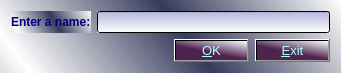
<?xml version="1.0" encoding="UTF-8"?>
<ui version="4.0">
 <class>enterNameDlg</class>
 <widget class="QDialog" name="enterNameDlg">
  <property name="geometry">
   <rect>
    <x>0</x>
    <y>0</y>
    <width>341</width>
    <height>72</height>
   </rect>
  </property>
  <property name="windowTitle">
   <string>enterNameDlg</string>
  </property>
  <property name="styleSheet">
   <string notr="true">background-color: qlineargradient(spread:reflect, x1:0.478, y1:0.0853182, x2:1, y2:0, stop:0 rgba(54, 59, 91, 255), stop:1 rgba(255, 255, 255, 255));</string>
  </property>
  <layout class="QGridLayout" name="gridLayout">
   <item row="0" column="0">
    <layout class="QHBoxLayout" name="horizontalLayout_2">
     <item>
      <widget class="QLabel" name="label">
       <property name="palette">
        <palette>
         <active>
          <colorrole role="WindowText">
           <brush brushstyle="SolidPattern">
            <color alpha="255">
             <red>0</red>
             <green>0</green>
             <blue>127</blue>
            </color>
           </brush>
          </colorrole>
          <colorrole role="Button">
           <brush brushstyle="LinearGradientPattern">
            <gradient startx="0.478000000000000" starty="0.085318200000000" endx="1.000000000000000" endy="0.000000000000000" type="LinearGradient" spread="ReflectSpread" coordinatemode="ObjectBoundingMode">
             <gradientstop position="0.000000000000000">
              <color alpha="255">
               <red>54</red>
               <green>59</green>
               <blue>91</blue>
              </color>
             </gradientstop>
             <gradientstop position="1.000000000000000">
              <color alpha="255">
               <red>255</red>
               <green>255</green>
               <blue>255</blue>
              </color>
             </gradientstop>
            </gradient>
           </brush>
          </colorrole>
          <colorrole role="Base">
           <brush brushstyle="LinearGradientPattern">
            <gradient startx="0.478000000000000" starty="0.085318200000000" endx="1.000000000000000" endy="0.000000000000000" type="LinearGradient" spread="ReflectSpread" coordinatemode="ObjectBoundingMode">
             <gradientstop position="0.000000000000000">
              <color alpha="255">
               <red>54</red>
               <green>59</green>
               <blue>91</blue>
              </color>
             </gradientstop>
             <gradientstop position="1.000000000000000">
              <color alpha="255">
               <red>255</red>
               <green>255</green>
               <blue>255</blue>
              </color>
             </gradientstop>
            </gradient>
           </brush>
          </colorrole>
          <colorrole role="Window">
           <brush brushstyle="LinearGradientPattern">
            <gradient startx="0.478000000000000" starty="0.085318200000000" endx="1.000000000000000" endy="0.000000000000000" type="LinearGradient" spread="ReflectSpread" coordinatemode="ObjectBoundingMode">
             <gradientstop position="0.000000000000000">
              <color alpha="255">
               <red>54</red>
               <green>59</green>
               <blue>91</blue>
              </color>
             </gradientstop>
             <gradientstop position="1.000000000000000">
              <color alpha="255">
               <red>255</red>
               <green>255</green>
               <blue>255</blue>
              </color>
             </gradientstop>
            </gradient>
           </brush>
          </colorrole>
         </active>
         <inactive>
          <colorrole role="WindowText">
           <brush brushstyle="SolidPattern">
            <color alpha="255">
             <red>0</red>
             <green>0</green>
             <blue>127</blue>
            </color>
           </brush>
          </colorrole>
          <colorrole role="Button">
           <brush brushstyle="LinearGradientPattern">
            <gradient startx="0.478000000000000" starty="0.085318200000000" endx="1.000000000000000" endy="0.000000000000000" type="LinearGradient" spread="ReflectSpread" coordinatemode="ObjectBoundingMode">
             <gradientstop position="0.000000000000000">
              <color alpha="255">
               <red>54</red>
               <green>59</green>
               <blue>91</blue>
              </color>
             </gradientstop>
             <gradientstop position="1.000000000000000">
              <color alpha="255">
               <red>255</red>
               <green>255</green>
               <blue>255</blue>
              </color>
             </gradientstop>
            </gradient>
           </brush>
          </colorrole>
          <colorrole role="Base">
           <brush brushstyle="LinearGradientPattern">
            <gradient startx="0.478000000000000" starty="0.085318200000000" endx="1.000000000000000" endy="0.000000000000000" type="LinearGradient" spread="ReflectSpread" coordinatemode="ObjectBoundingMode">
             <gradientstop position="0.000000000000000">
              <color alpha="255">
               <red>54</red>
               <green>59</green>
               <blue>91</blue>
              </color>
             </gradientstop>
             <gradientstop position="1.000000000000000">
              <color alpha="255">
               <red>255</red>
               <green>255</green>
               <blue>255</blue>
              </color>
             </gradientstop>
            </gradient>
           </brush>
          </colorrole>
          <colorrole role="Window">
           <brush brushstyle="LinearGradientPattern">
            <gradient startx="0.478000000000000" starty="0.085318200000000" endx="1.000000000000000" endy="0.000000000000000" type="LinearGradient" spread="ReflectSpread" coordinatemode="ObjectBoundingMode">
             <gradientstop position="0.000000000000000">
              <color alpha="255">
               <red>54</red>
               <green>59</green>
               <blue>91</blue>
              </color>
             </gradientstop>
             <gradientstop position="1.000000000000000">
              <color alpha="255">
               <red>255</red>
               <green>255</green>
               <blue>255</blue>
              </color>
             </gradientstop>
            </gradient>
           </brush>
          </colorrole>
         </inactive>
         <disabled>
          <colorrole role="WindowText">
           <brush brushstyle="SolidPattern">
            <color alpha="255">
             <red>118</red>
             <green>116</green>
             <blue>108</blue>
            </color>
           </brush>
          </colorrole>
          <colorrole role="Button">
           <brush brushstyle="LinearGradientPattern">
            <gradient startx="0.478000000000000" starty="0.085318200000000" endx="1.000000000000000" endy="0.000000000000000" type="LinearGradient" spread="ReflectSpread" coordinatemode="ObjectBoundingMode">
             <gradientstop position="0.000000000000000">
              <color alpha="255">
               <red>54</red>
               <green>59</green>
               <blue>91</blue>
              </color>
             </gradientstop>
             <gradientstop position="1.000000000000000">
              <color alpha="255">
               <red>255</red>
               <green>255</green>
               <blue>255</blue>
              </color>
             </gradientstop>
            </gradient>
           </brush>
          </colorrole>
          <colorrole role="Base">
           <brush brushstyle="LinearGradientPattern">
            <gradient startx="0.478000000000000" starty="0.085318200000000" endx="1.000000000000000" endy="0.000000000000000" type="LinearGradient" spread="ReflectSpread" coordinatemode="ObjectBoundingMode">
             <gradientstop position="0.000000000000000">
              <color alpha="255">
               <red>54</red>
               <green>59</green>
               <blue>91</blue>
              </color>
             </gradientstop>
             <gradientstop position="1.000000000000000">
              <color alpha="255">
               <red>255</red>
               <green>255</green>
               <blue>255</blue>
              </color>
             </gradientstop>
            </gradient>
           </brush>
          </colorrole>
          <colorrole role="Window">
           <brush brushstyle="LinearGradientPattern">
            <gradient startx="0.478000000000000" starty="0.085318200000000" endx="1.000000000000000" endy="0.000000000000000" type="LinearGradient" spread="ReflectSpread" coordinatemode="ObjectBoundingMode">
             <gradientstop position="0.000000000000000">
              <color alpha="255">
               <red>54</red>
               <green>59</green>
               <blue>91</blue>
              </color>
             </gradientstop>
             <gradientstop position="1.000000000000000">
              <color alpha="255">
               <red>255</red>
               <green>255</green>
               <blue>255</blue>
              </color>
             </gradientstop>
            </gradient>
           </brush>
          </colorrole>
         </disabled>
        </palette>
       </property>
       <property name="font">
        <font>
         <weight>75</weight>
         <bold>true</bold>
        </font>
       </property>
       <property name="text">
        <string>Enter a name:</string>
       </property>
      </widget>
     </item>
     <item>
      <widget class="QLineEdit" name="lineEdit">
       <property name="styleSheet">
        <string notr="true">background-color: qlineargradient(spread:pad, x1:0, y1:1, x2:0, y2:0, stop:1 rgba(180, 180, 220, 255), stop:0 rgba(255, 255, 255, 255));</string>
       </property>
      </widget>
     </item>
    </layout>
   </item>
   <item row="1" column="0">
    <layout class="QHBoxLayout" name="horizontalLayout">
     <item>
      <spacer name="horizontalSpacer">
       <property name="orientation">
        <enum>Qt::Horizontal</enum>
       </property>
       <property name="sizeHint" stdset="0">
        <size>
         <width>40</width>
         <height>20</height>
        </size>
       </property>
      </spacer>
     </item>
     <item>
      <widget class="QPushButton" name="pushButton_2">
       <property name="palette">
        <palette>
         <active>
          <colorrole role="Button">
           <brush brushstyle="LinearGradientPattern">
            <gradient startx="0.528409000000000" starty="0.636000000000000" endx="1.000000000000000" endy="0.000000000000000" type="LinearGradient" spread="PadSpread" coordinatemode="ObjectBoundingMode">
             <gradientstop position="0.000000000000000">
              <color alpha="255">
               <red>78</red>
               <green>36</green>
               <blue>79</blue>
              </color>
             </gradientstop>
             <gradientstop position="1.000000000000000">
              <color alpha="255">
               <red>255</red>
               <green>255</green>
               <blue>255</blue>
              </color>
             </gradientstop>
            </gradient>
           </brush>
          </colorrole>
          <colorrole role="ButtonText">
           <brush brushstyle="SolidPattern">
            <color alpha="255">
             <red>170</red>
             <green>255</green>
             <blue>255</blue>
            </color>
           </brush>
          </colorrole>
          <colorrole role="Base">
           <brush brushstyle="LinearGradientPattern">
            <gradient startx="0.528409000000000" starty="0.636000000000000" endx="1.000000000000000" endy="0.000000000000000" type="LinearGradient" spread="PadSpread" coordinatemode="ObjectBoundingMode">
             <gradientstop position="0.000000000000000">
              <color alpha="255">
               <red>78</red>
               <green>36</green>
               <blue>79</blue>
              </color>
             </gradientstop>
             <gradientstop position="1.000000000000000">
              <color alpha="255">
               <red>255</red>
               <green>255</green>
               <blue>255</blue>
              </color>
             </gradientstop>
            </gradient>
           </brush>
          </colorrole>
          <colorrole role="Window">
           <brush brushstyle="LinearGradientPattern">
            <gradient startx="0.528409000000000" starty="0.636000000000000" endx="1.000000000000000" endy="0.000000000000000" type="LinearGradient" spread="PadSpread" coordinatemode="ObjectBoundingMode">
             <gradientstop position="0.000000000000000">
              <color alpha="255">
               <red>78</red>
               <green>36</green>
               <blue>79</blue>
              </color>
             </gradientstop>
             <gradientstop position="1.000000000000000">
              <color alpha="255">
               <red>255</red>
               <green>255</green>
               <blue>255</blue>
              </color>
             </gradientstop>
            </gradient>
           </brush>
          </colorrole>
         </active>
         <inactive>
          <colorrole role="Button">
           <brush brushstyle="LinearGradientPattern">
            <gradient startx="0.528409000000000" starty="0.636000000000000" endx="1.000000000000000" endy="0.000000000000000" type="LinearGradient" spread="PadSpread" coordinatemode="ObjectBoundingMode">
             <gradientstop position="0.000000000000000">
              <color alpha="255">
               <red>78</red>
               <green>36</green>
               <blue>79</blue>
              </color>
             </gradientstop>
             <gradientstop position="1.000000000000000">
              <color alpha="255">
               <red>255</red>
               <green>255</green>
               <blue>255</blue>
              </color>
             </gradientstop>
            </gradient>
           </brush>
          </colorrole>
          <colorrole role="ButtonText">
           <brush brushstyle="SolidPattern">
            <color alpha="255">
             <red>170</red>
             <green>255</green>
             <blue>255</blue>
            </color>
           </brush>
          </colorrole>
          <colorrole role="Base">
           <brush brushstyle="LinearGradientPattern">
            <gradient startx="0.528409000000000" starty="0.636000000000000" endx="1.000000000000000" endy="0.000000000000000" type="LinearGradient" spread="PadSpread" coordinatemode="ObjectBoundingMode">
             <gradientstop position="0.000000000000000">
              <color alpha="255">
               <red>78</red>
               <green>36</green>
               <blue>79</blue>
              </color>
             </gradientstop>
             <gradientstop position="1.000000000000000">
              <color alpha="255">
               <red>255</red>
               <green>255</green>
               <blue>255</blue>
              </color>
             </gradientstop>
            </gradient>
           </brush>
          </colorrole>
          <colorrole role="Window">
           <brush brushstyle="LinearGradientPattern">
            <gradient startx="0.528409000000000" starty="0.636000000000000" endx="1.000000000000000" endy="0.000000000000000" type="LinearGradient" spread="PadSpread" coordinatemode="ObjectBoundingMode">
             <gradientstop position="0.000000000000000">
              <color alpha="255">
               <red>78</red>
               <green>36</green>
               <blue>79</blue>
              </color>
             </gradientstop>
             <gradientstop position="1.000000000000000">
              <color alpha="255">
               <red>255</red>
               <green>255</green>
               <blue>255</blue>
              </color>
             </gradientstop>
            </gradient>
           </brush>
          </colorrole>
         </inactive>
         <disabled>
          <colorrole role="Button">
           <brush brushstyle="LinearGradientPattern">
            <gradient startx="0.528409000000000" starty="0.636000000000000" endx="1.000000000000000" endy="0.000000000000000" type="LinearGradient" spread="PadSpread" coordinatemode="ObjectBoundingMode">
             <gradientstop position="0.000000000000000">
              <color alpha="255">
               <red>78</red>
               <green>36</green>
               <blue>79</blue>
              </color>
             </gradientstop>
             <gradientstop position="1.000000000000000">
              <color alpha="255">
               <red>255</red>
               <green>255</green>
               <blue>255</blue>
              </color>
             </gradientstop>
            </gradient>
           </brush>
          </colorrole>
          <colorrole role="ButtonText">
           <brush brushstyle="SolidPattern">
            <color alpha="255">
             <red>118</red>
             <green>116</green>
             <blue>108</blue>
            </color>
           </brush>
          </colorrole>
          <colorrole role="Base">
           <brush brushstyle="LinearGradientPattern">
            <gradient startx="0.528409000000000" starty="0.636000000000000" endx="1.000000000000000" endy="0.000000000000000" type="LinearGradient" spread="PadSpread" coordinatemode="ObjectBoundingMode">
             <gradientstop position="0.000000000000000">
              <color alpha="255">
               <red>78</red>
               <green>36</green>
               <blue>79</blue>
              </color>
             </gradientstop>
             <gradientstop position="1.000000000000000">
              <color alpha="255">
               <red>255</red>
               <green>255</green>
               <blue>255</blue>
              </color>
             </gradientstop>
            </gradient>
           </brush>
          </colorrole>
          <colorrole role="Window">
           <brush brushstyle="LinearGradientPattern">
            <gradient startx="0.528409000000000" starty="0.636000000000000" endx="1.000000000000000" endy="0.000000000000000" type="LinearGradient" spread="PadSpread" coordinatemode="ObjectBoundingMode">
             <gradientstop position="0.000000000000000">
              <color alpha="255">
               <red>78</red>
               <green>36</green>
               <blue>79</blue>
              </color>
             </gradientstop>
             <gradientstop position="1.000000000000000">
              <color alpha="255">
               <red>255</red>
               <green>255</green>
               <blue>255</blue>
              </color>
             </gradientstop>
            </gradient>
           </brush>
          </colorrole>
         </disabled>
        </palette>
       </property>
       <property name="font">
        <font>
         <family>Arial</family>
         <pointsize>10</pointsize>
         <weight>50</weight>
         <bold>false</bold>
         <stylestrategy>PreferAntialias</stylestrategy>
        </font>
       </property>
       <property name="styleSheet">
        <string notr="true">background-color: qlineargradient(spread:pad, x1:0.528409, y1:0.636, x2:1, y2:0, stop:0 rgba(78, 36, 79, 255), stop:1 rgba(255, 255, 255, 255));</string>
       </property>
       <property name="text">
        <string>&amp;OK</string>
       </property>
      </widget>
     </item>
     <item>
      <widget class="QPushButton" name="pushButton">
       <property name="palette">
        <palette>
         <active>
          <colorrole role="Button">
           <brush brushstyle="LinearGradientPattern">
            <gradient startx="0.528409000000000" starty="0.636000000000000" endx="1.000000000000000" endy="0.000000000000000" type="LinearGradient" spread="PadSpread" coordinatemode="ObjectBoundingMode">
             <gradientstop position="0.000000000000000">
              <color alpha="255">
               <red>78</red>
               <green>36</green>
               <blue>79</blue>
              </color>
             </gradientstop>
             <gradientstop position="1.000000000000000">
              <color alpha="255">
               <red>255</red>
               <green>255</green>
               <blue>255</blue>
              </color>
             </gradientstop>
            </gradient>
           </brush>
          </colorrole>
          <colorrole role="ButtonText">
           <brush brushstyle="SolidPattern">
            <color alpha="255">
             <red>170</red>
             <green>255</green>
             <blue>255</blue>
            </color>
           </brush>
          </colorrole>
          <colorrole role="Base">
           <brush brushstyle="LinearGradientPattern">
            <gradient startx="0.528409000000000" starty="0.636000000000000" endx="1.000000000000000" endy="0.000000000000000" type="LinearGradient" spread="PadSpread" coordinatemode="ObjectBoundingMode">
             <gradientstop position="0.000000000000000">
              <color alpha="255">
               <red>78</red>
               <green>36</green>
               <blue>79</blue>
              </color>
             </gradientstop>
             <gradientstop position="1.000000000000000">
              <color alpha="255">
               <red>255</red>
               <green>255</green>
               <blue>255</blue>
              </color>
             </gradientstop>
            </gradient>
           </brush>
          </colorrole>
          <colorrole role="Window">
           <brush brushstyle="LinearGradientPattern">
            <gradient startx="0.528409000000000" starty="0.636000000000000" endx="1.000000000000000" endy="0.000000000000000" type="LinearGradient" spread="PadSpread" coordinatemode="ObjectBoundingMode">
             <gradientstop position="0.000000000000000">
              <color alpha="255">
               <red>78</red>
               <green>36</green>
               <blue>79</blue>
              </color>
             </gradientstop>
             <gradientstop position="1.000000000000000">
              <color alpha="255">
               <red>255</red>
               <green>255</green>
               <blue>255</blue>
              </color>
             </gradientstop>
            </gradient>
           </brush>
          </colorrole>
         </active>
         <inactive>
          <colorrole role="Button">
           <brush brushstyle="LinearGradientPattern">
            <gradient startx="0.528409000000000" starty="0.636000000000000" endx="1.000000000000000" endy="0.000000000000000" type="LinearGradient" spread="PadSpread" coordinatemode="ObjectBoundingMode">
             <gradientstop position="0.000000000000000">
              <color alpha="255">
               <red>78</red>
               <green>36</green>
               <blue>79</blue>
              </color>
             </gradientstop>
             <gradientstop position="1.000000000000000">
              <color alpha="255">
               <red>255</red>
               <green>255</green>
               <blue>255</blue>
              </color>
             </gradientstop>
            </gradient>
           </brush>
          </colorrole>
          <colorrole role="ButtonText">
           <brush brushstyle="SolidPattern">
            <color alpha="255">
             <red>170</red>
             <green>255</green>
             <blue>255</blue>
            </color>
           </brush>
          </colorrole>
          <colorrole role="Base">
           <brush brushstyle="LinearGradientPattern">
            <gradient startx="0.528409000000000" starty="0.636000000000000" endx="1.000000000000000" endy="0.000000000000000" type="LinearGradient" spread="PadSpread" coordinatemode="ObjectBoundingMode">
             <gradientstop position="0.000000000000000">
              <color alpha="255">
               <red>78</red>
               <green>36</green>
               <blue>79</blue>
              </color>
             </gradientstop>
             <gradientstop position="1.000000000000000">
              <color alpha="255">
               <red>255</red>
               <green>255</green>
               <blue>255</blue>
              </color>
             </gradientstop>
            </gradient>
           </brush>
          </colorrole>
          <colorrole role="Window">
           <brush brushstyle="LinearGradientPattern">
            <gradient startx="0.528409000000000" starty="0.636000000000000" endx="1.000000000000000" endy="0.000000000000000" type="LinearGradient" spread="PadSpread" coordinatemode="ObjectBoundingMode">
             <gradientstop position="0.000000000000000">
              <color alpha="255">
               <red>78</red>
               <green>36</green>
               <blue>79</blue>
              </color>
             </gradientstop>
             <gradientstop position="1.000000000000000">
              <color alpha="255">
               <red>255</red>
               <green>255</green>
               <blue>255</blue>
              </color>
             </gradientstop>
            </gradient>
           </brush>
          </colorrole>
         </inactive>
         <disabled>
          <colorrole role="Button">
           <brush brushstyle="LinearGradientPattern">
            <gradient startx="0.528409000000000" starty="0.636000000000000" endx="1.000000000000000" endy="0.000000000000000" type="LinearGradient" spread="PadSpread" coordinatemode="ObjectBoundingMode">
             <gradientstop position="0.000000000000000">
              <color alpha="255">
               <red>78</red>
               <green>36</green>
               <blue>79</blue>
              </color>
             </gradientstop>
             <gradientstop position="1.000000000000000">
              <color alpha="255">
               <red>255</red>
               <green>255</green>
               <blue>255</blue>
              </color>
             </gradientstop>
            </gradient>
           </brush>
          </colorrole>
          <colorrole role="ButtonText">
           <brush brushstyle="SolidPattern">
            <color alpha="255">
             <red>118</red>
             <green>116</green>
             <blue>108</blue>
            </color>
           </brush>
          </colorrole>
          <colorrole role="Base">
           <brush brushstyle="LinearGradientPattern">
            <gradient startx="0.528409000000000" starty="0.636000000000000" endx="1.000000000000000" endy="0.000000000000000" type="LinearGradient" spread="PadSpread" coordinatemode="ObjectBoundingMode">
             <gradientstop position="0.000000000000000">
              <color alpha="255">
               <red>78</red>
               <green>36</green>
               <blue>79</blue>
              </color>
             </gradientstop>
             <gradientstop position="1.000000000000000">
              <color alpha="255">
               <red>255</red>
               <green>255</green>
               <blue>255</blue>
              </color>
             </gradientstop>
            </gradient>
           </brush>
          </colorrole>
          <colorrole role="Window">
           <brush brushstyle="LinearGradientPattern">
            <gradient startx="0.528409000000000" starty="0.636000000000000" endx="1.000000000000000" endy="0.000000000000000" type="LinearGradient" spread="PadSpread" coordinatemode="ObjectBoundingMode">
             <gradientstop position="0.000000000000000">
              <color alpha="255">
               <red>78</red>
               <green>36</green>
               <blue>79</blue>
              </color>
             </gradientstop>
             <gradientstop position="1.000000000000000">
              <color alpha="255">
               <red>255</red>
               <green>255</green>
               <blue>255</blue>
              </color>
             </gradientstop>
            </gradient>
           </brush>
          </colorrole>
         </disabled>
        </palette>
       </property>
       <property name="font">
        <font>
         <family>Arial</family>
         <pointsize>10</pointsize>
         <weight>50</weight>
         <bold>false</bold>
         <stylestrategy>PreferAntialias</stylestrategy>
        </font>
       </property>
       <property name="styleSheet">
        <string notr="true">background-color: qlineargradient(spread:pad, x1:0.528409, y1:0.636, x2:1, y2:0, stop:0 rgba(78, 36, 79, 255), stop:1 rgba(255, 255, 255, 255));</string>
       </property>
       <property name="text">
        <string>&amp;Exit</string>
       </property>
      </widget>
     </item>
    </layout>
   </item>
  </layout>
 </widget>
 <layoutdefault spacing="6" margin="11"/>
 <resources/>
 <connections>
  <connection>
   <sender>pushButton_2</sender>
   <signal>clicked()</signal>
   <receiver>enterNameDlg</receiver>
   <slot>accept()</slot>
   <hints>
    <hint type="sourcelabel">
     <x>214</x>
     <y>39</y>
    </hint>
    <hint type="destinationlabel">
     <x>144</x>
     <y>46</y>
    </hint>
   </hints>
  </connection>
  <connection>
   <sender>pushButton</sender>
   <signal>clicked()</signal>
   <receiver>enterNameDlg</receiver>
   <slot>reject()</slot>
   <hints>
    <hint type="sourcelabel">
     <x>291</x>
     <y>49</y>
    </hint>
    <hint type="destinationlabel">
     <x>252</x>
     <y>66</y>
    </hint>
   </hints>
  </connection>
 </connections>
</ui>
